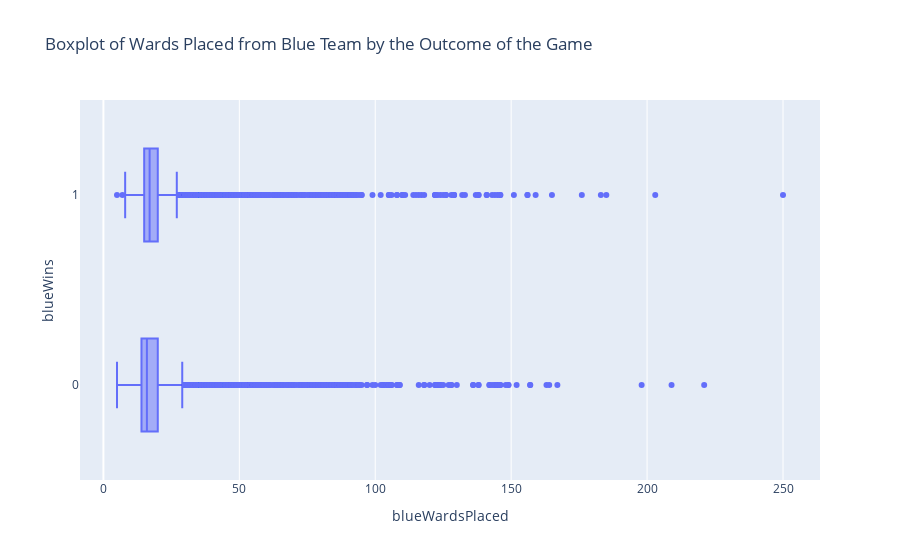

The notebook cell saved with this chart:
### Markdown cell above
The distribution of the amount of wards placed for both teams are heavily skewed to the right.

### Code cell
px.box(data_frame = df_ward_placed, 
       x ='blueWardsPlaced', 
       y = 'blueWins', 
       orientation = 'h', 
       labels = {'variable':'Outcome of Game', 'value': 'Amount of Wards Placed'},
       title = 'Boxplot of Wards Placed from Blue Team by the Outcome of the Game')

### Figure 1 — Plotly figure (JSON) as saved in the notebook; plotly's stock layout.template omitted (floating-point values rounded to 4 significant figures; data arrays with more than 128 entries replaced by an {"elided": "..."} marker saying what was removed)
{"data": [{"alignmentgroup": "True", "hovertemplate": "blueWardsPlaced=%{x}<br>blueWins=%{y}<extra></extra>", "legendgroup": "", "marker": {"color": "#636efa"}, "name": "", "notched": false, "offsetgroup": "", "orientation": "h", "showlegend": false, "type": "box", "x": {"elided": "9879 int values"}, "x0": " ", "xaxis": "x", "y": {"elided": "9879 int values"}, "y0": " ", "yaxis": "y"}], "layout": {"boxmode": "group", "legend": {"tracegroupgap": 0}, "title": {"text": "Boxplot of Wards Placed from Blue Team by the Outcome of the Game"}, "xaxis": {"anchor": "y", "domain": [0, 1], "title": {"text": "blueWardsPlaced"}}, "yaxis": {"anchor": "x", "domain": [0, 1], "title": {"text": "blueWins"}}}}
